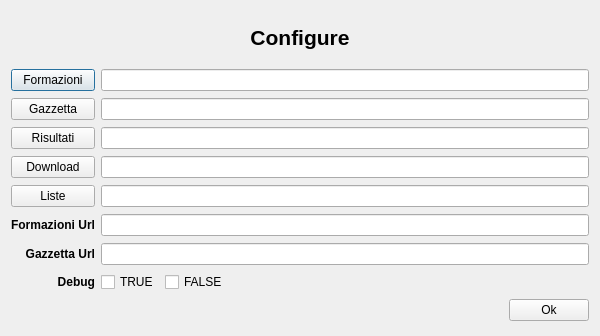
<?xml version="1.0" encoding="UTF-8"?>
<ui version="4.0">
 <class>IniFilePopulatorClass</class>
 <widget class="QDialog" name="IniFilePopulatorClass">
  <property name="windowModality">
   <enum>Qt::NonModal</enum>
  </property>
  <property name="geometry">
   <rect>
    <x>0</x>
    <y>0</y>
    <width>600</width>
    <height>336</height>
   </rect>
  </property>
  <property name="sizePolicy">
   <sizepolicy hsizetype="Preferred" vsizetype="Fixed">
    <horstretch>0</horstretch>
    <verstretch>0</verstretch>
   </sizepolicy>
  </property>
  <property name="minimumSize">
   <size>
    <width>600</width>
    <height>0</height>
   </size>
  </property>
  <property name="maximumSize">
   <size>
    <width>16777215</width>
    <height>336</height>
   </size>
  </property>
  <property name="windowTitle">
   <string>Configuration</string>
  </property>
  <layout class="QGridLayout" name="gridLayout">
   <item row="0" column="0" colspan="3">
    <widget class="QLabel" name="label">
     <property name="minimumSize">
      <size>
       <width>0</width>
       <height>0</height>
      </size>
     </property>
     <property name="maximumSize">
      <size>
       <width>16777215</width>
       <height>50</height>
      </size>
     </property>
     <property name="font">
      <font>
       <pointsize>16</pointsize>
       <weight>75</weight>
       <bold>true</bold>
      </font>
     </property>
     <property name="text">
      <string>Configure</string>
     </property>
     <property name="alignment">
      <set>Qt::AlignCenter</set>
     </property>
    </widget>
   </item>
   <item row="1" column="0">
    <widget class="QPushButton" name="formazioniButton">
     <property name="text">
      <string>Formazioni</string>
     </property>
    </widget>
   </item>
   <item row="1" column="1" colspan="2">
    <widget class="QLineEdit" name="formazioniLineEdit">
     <property name="enabled">
      <bool>true</bool>
     </property>
     <property name="styleSheet">
      <string notr="true">border-color: rgb(255, 0, 0);
/*background-color: rgb(255, 200, 200);*/</string>
     </property>
     <property name="readOnly">
      <bool>false</bool>
     </property>
    </widget>
   </item>
   <item row="2" column="0">
    <widget class="QPushButton" name="gazzettaButton">
     <property name="text">
      <string>Gazzetta</string>
     </property>
    </widget>
   </item>
   <item row="2" column="1" colspan="2">
    <widget class="QLineEdit" name="gazzettaLineEdit">
     <property name="styleSheet">
      <string notr="true">border-color: rgb(255, 0, 0);
/*background-color: rgb(255, 200, 200);*/</string>
     </property>
     <property name="readOnly">
      <bool>false</bool>
     </property>
    </widget>
   </item>
   <item row="3" column="0">
    <widget class="QPushButton" name="risultatiButton">
     <property name="text">
      <string>Risultati</string>
     </property>
    </widget>
   </item>
   <item row="3" column="1" colspan="2">
    <widget class="QLineEdit" name="risultatiLineEdit">
     <property name="styleSheet">
      <string notr="true">border-color: rgb(255, 0, 0);
/*background-color: rgb(255, 200, 200);*/</string>
     </property>
     <property name="readOnly">
      <bool>false</bool>
     </property>
    </widget>
   </item>
   <item row="4" column="0">
    <widget class="QPushButton" name="downloadButton">
     <property name="text">
      <string>Download</string>
     </property>
    </widget>
   </item>
   <item row="4" column="1" colspan="2">
    <widget class="QLineEdit" name="downloadLineEdit">
     <property name="styleSheet">
      <string notr="true">border-color: rgb(255, 0, 0);
/*background-color: rgb(255, 200, 200);*/</string>
     </property>
     <property name="readOnly">
      <bool>false</bool>
     </property>
    </widget>
   </item>
   <item row="5" column="0">
    <widget class="QPushButton" name="listeButton">
     <property name="text">
      <string>Liste</string>
     </property>
    </widget>
   </item>
   <item row="5" column="1" colspan="2">
    <widget class="QLineEdit" name="listeLineEdit">
     <property name="styleSheet">
      <string notr="true">border-color: rgb(255, 0, 0);
/*background-color: rgb(255, 200, 200);*/</string>
     </property>
     <property name="readOnly">
      <bool>false</bool>
     </property>
    </widget>
   </item>
   <item row="6" column="0">
    <widget class="QLabel" name="label_2">
     <property name="font">
      <font>
       <weight>75</weight>
       <bold>true</bold>
      </font>
     </property>
     <property name="text">
      <string>Formazioni Url</string>
     </property>
     <property name="alignment">
      <set>Qt::AlignRight|Qt::AlignTrailing|Qt::AlignVCenter</set>
     </property>
    </widget>
   </item>
   <item row="6" column="1" colspan="2">
    <widget class="QLineEdit" name="formazioniUrlLineEdit">
     <property name="styleSheet">
      <string notr="true">border-color: rgb(255, 0, 0);
/*background-color: rgb(200, 255, 200);*/</string>
     </property>
    </widget>
   </item>
   <item row="7" column="0">
    <widget class="QLabel" name="label_3">
     <property name="font">
      <font>
       <weight>75</weight>
       <bold>true</bold>
      </font>
     </property>
     <property name="text">
      <string>Gazzetta Url</string>
     </property>
     <property name="alignment">
      <set>Qt::AlignRight|Qt::AlignTrailing|Qt::AlignVCenter</set>
     </property>
    </widget>
   </item>
   <item row="7" column="1" colspan="2">
    <widget class="QLineEdit" name="gazzettaUrlLineEdit">
     <property name="styleSheet">
      <string notr="true">border-color: rgb(255, 0, 0);
/*background-color: rgb(200, 255, 200);*/</string>
     </property>
    </widget>
   </item>
   <item row="8" column="0">
    <widget class="QLabel" name="debugLabel">
     <property name="font">
      <font>
       <weight>75</weight>
       <bold>true</bold>
      </font>
     </property>
     <property name="text">
      <string>Debug</string>
     </property>
     <property name="alignment">
      <set>Qt::AlignRight|Qt::AlignTrailing|Qt::AlignVCenter</set>
     </property>
    </widget>
   </item>
   <item row="8" column="1">
    <layout class="QHBoxLayout" name="horizontalLayout">
     <item>
      <widget class="QCheckBox" name="trueCheckBox">
       <property name="text">
        <string>TRUE</string>
       </property>
       <attribute name="buttonGroup">
        <string>trueFalseButtonGroup</string>
       </attribute>
      </widget>
     </item>
     <item>
      <widget class="QCheckBox" name="falseCheckBox">
       <property name="text">
        <string>FALSE</string>
       </property>
       <attribute name="buttonGroup">
        <string>trueFalseButtonGroup</string>
       </attribute>
      </widget>
     </item>
     <item>
      <spacer name="horizontalSpacer">
       <property name="orientation">
        <enum>Qt::Horizontal</enum>
       </property>
       <property name="sizeHint" stdset="0">
        <size>
         <width>40</width>
         <height>20</height>
        </size>
       </property>
      </spacer>
     </item>
    </layout>
   </item>
   <item row="9" column="2">
    <widget class="QPushButton" name="okButton">
     <property name="text">
      <string>Ok</string>
     </property>
    </widget>
   </item>
  </layout>
 </widget>
 <layoutdefault spacing="6" margin="11"/>
 <resources/>
 <connections>
  <connection>
   <sender>formazioniButton</sender>
   <signal>clicked()</signal>
   <receiver>IniFilePopulatorClass</receiver>
   <slot>chooseFormazioniPath()</slot>
   <hints>
    <hint type="sourcelabel">
     <x>66</x>
     <y>50</y>
    </hint>
    <hint type="destinationlabel">
     <x>79</x>
     <y>277</y>
    </hint>
   </hints>
  </connection>
  <connection>
   <sender>gazzettaButton</sender>
   <signal>clicked()</signal>
   <receiver>IniFilePopulatorClass</receiver>
   <slot>chooseGazzettaPath()</slot>
   <hints>
    <hint type="sourcelabel">
     <x>46</x>
     <y>88</y>
    </hint>
    <hint type="destinationlabel">
     <x>65</x>
     <y>277</y>
    </hint>
   </hints>
  </connection>
  <connection>
   <sender>risultatiButton</sender>
   <signal>clicked()</signal>
   <receiver>IniFilePopulatorClass</receiver>
   <slot>chooseRisultatiPath()</slot>
   <hints>
    <hint type="sourcelabel">
     <x>25</x>
     <y>110</y>
    </hint>
    <hint type="destinationlabel">
     <x>46</x>
     <y>277</y>
    </hint>
   </hints>
  </connection>
  <connection>
   <sender>downloadButton</sender>
   <signal>clicked()</signal>
   <receiver>IniFilePopulatorClass</receiver>
   <slot>chooseDownloadPath()</slot>
   <hints>
    <hint type="sourcelabel">
     <x>34</x>
     <y>142</y>
    </hint>
    <hint type="destinationlabel">
     <x>40</x>
     <y>277</y>
    </hint>
   </hints>
  </connection>
  <connection>
   <sender>listeButton</sender>
   <signal>clicked()</signal>
   <receiver>IniFilePopulatorClass</receiver>
   <slot>chooseListePath()</slot>
   <hints>
    <hint type="sourcelabel">
     <x>75</x>
     <y>174</y>
    </hint>
    <hint type="destinationlabel">
     <x>87</x>
     <y>277</y>
    </hint>
   </hints>
  </connection>
  <connection>
   <sender>trueCheckBox</sender>
   <signal>clicked()</signal>
   <receiver>IniFilePopulatorClass</receiver>
   <slot>toggleDebugStatus()</slot>
   <hints>
    <hint type="sourcelabel">
     <x>106</x>
     <y>266</y>
    </hint>
    <hint type="destinationlabel">
     <x>268</x>
     <y>277</y>
    </hint>
   </hints>
  </connection>
  <connection>
   <sender>falseCheckBox</sender>
   <signal>clicked()</signal>
   <receiver>IniFilePopulatorClass</receiver>
   <slot>toggleDebugStatus()</slot>
   <hints>
    <hint type="sourcelabel">
     <x>171</x>
     <y>266</y>
    </hint>
    <hint type="destinationlabel">
     <x>238</x>
     <y>277</y>
    </hint>
   </hints>
  </connection>
  <connection>
   <sender>okButton</sender>
   <signal>clicked()</signal>
   <receiver>IniFilePopulatorClass</receiver>
   <slot>updateInternalData()</slot>
   <hints>
    <hint type="sourcelabel">
     <x>543</x>
     <y>261</y>
    </hint>
    <hint type="destinationlabel">
     <x>436</x>
     <y>243</y>
    </hint>
   </hints>
  </connection>
 </connections>
 <slots>
  <slot>chooseFormazioniPath()</slot>
  <slot>chooseGazzettaPath()</slot>
  <slot>chooseRisultatiPath()</slot>
  <slot>chooseDownloadPath()</slot>
  <slot>chooseListePath()</slot>
  <slot>toggleDebugStatus()</slot>
  <slot>updateInternalData()</slot>
  <slot>setDebugStatus(bool)</slot>
 </slots>
 <buttongroups>
  <buttongroup name="trueFalseButtonGroup"/>
 </buttongroups>
</ui>
